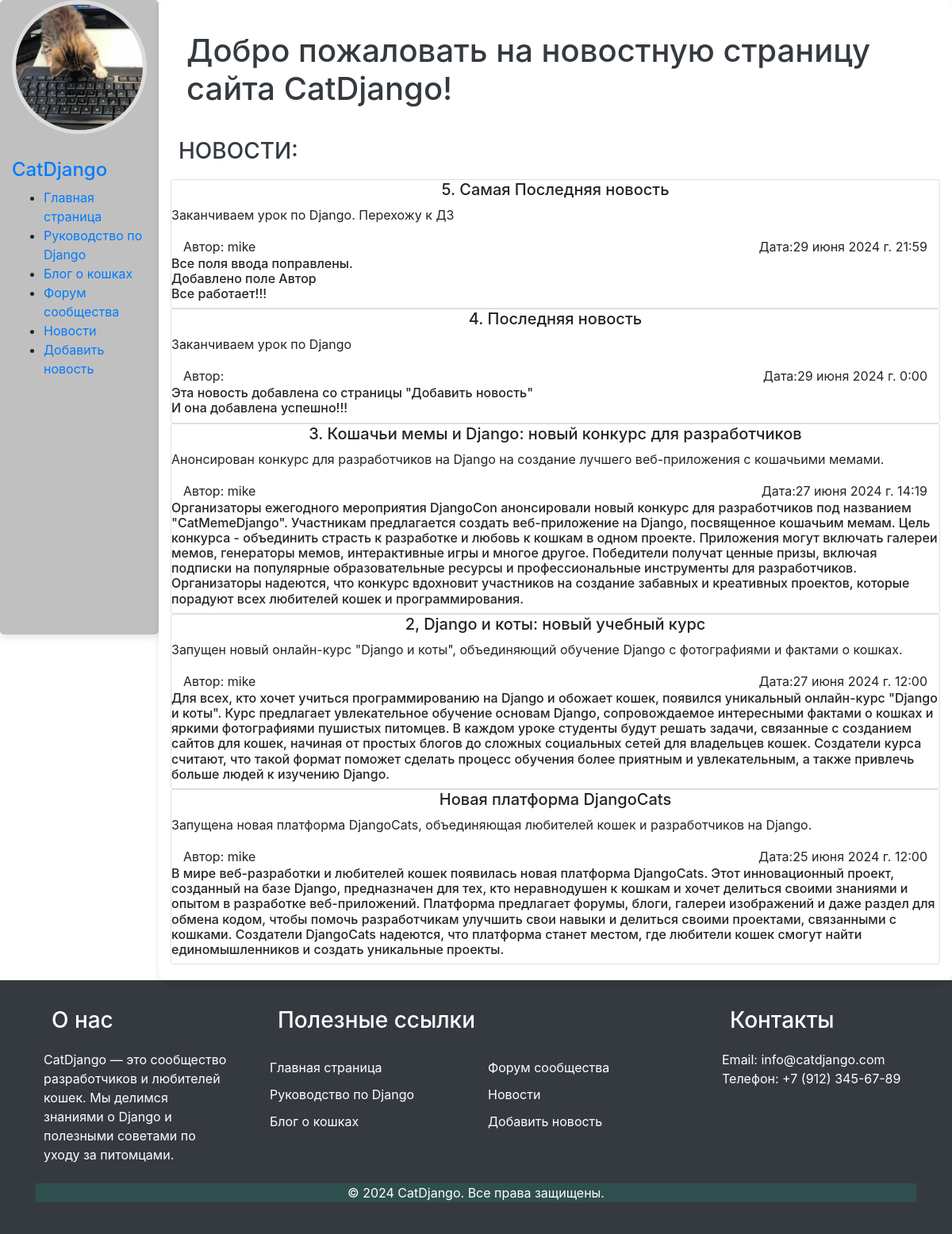
Page /news/ on the committed database.
### news/models.py (models this page shows)
class News_post(models.Model):
    title = models.CharField('Название новости', max_length=60)
    username = models.CharField('Автор', max_length=60)
    short_description = models.CharField('Краткое описание новости', max_length=250)
    text = models.TextField('Новость')
    pub_date = models.DateTimeField('Дата публикации')
    class Meta:
        verbose_name = 'Новость'
        verbose_name_plural = 'Новости'

### news/views.py (the view)
# urls.py: path('', views.index, name='home'),
def home(request):
    all_news = News_post.objects.all()
    news = all_news[::-1]
    context = {
        'caption': 'CatDjango',
        'page': 'Новости',
        'nav_data': {
            'home': 'Главная страница',
            'data': 'Руководство по Django',
            'test': 'Блог о кошках',
            'fourth': 'Форум сообщества',
            'news': 'Новости',
            'add_news': 'Добавить новость'
        },
        'news': news
    }
    return render(request, 'news/news.html', context)

### news/templates/news/news.html (shortened to what this page needs)
{% extends 'main/layout.html' %}
{% block content %}
    <h1>Добро пожаловать на новостную страницу сайта {{caption}}!</h1>
    <h3>НОВОСТИ:</h3>
    {% if news %}
        {% for new in news %}
            <div class="card">
                <h5 class="text-center">{{ new.title }}</h5>
                <p>{{ new.short_description}}</p>
                <div class=" col d-flex justify-content-between"
                    <span class="fw-light">Автор: {{new.username}}</span>
                    <span class="fw-light">Дата:{{new.pub_date}}</span>
                </div>
                <h6>{{ new.text|linebreaksbr}}</h6>
            </div>
        {% endfor %}
    {% else %}
       <h4>Нет новостей</h4>
    {% endif %}
{% endblock %}

### main/templates/main/layout.html (shortened to what this page needs)
{% load static %}
<!doctype html>
<html lang="en">
<head>
    <link rel="stylesheet" href="{% static 'main/css/main.css' %}">
    <link rel="stylesheet" href="https://stackpath.bootstrapcdn.com/bootstrap/4.5.2/css/bootstrap.min.css">
</head>
<body>
    <div class="container-fluid">
        <div class="row">
            <aside class="col-md-3 col-lg-2">
                <img src="{% static 'main/img/Picture1.png' %}" alt="cat" class="img-fluid rounded-circle mb-3">
                <span class="h4">{{caption}}</span>
                {% include 'main/nav.html' %}
            </aside>
            <main class="col-md-9 col-lg-10">
                {% block content %}
                {% endblock %}
            </main>
        </div>
    </div>
    {% include 'main/footer.html' %}
</body>
</html>

### main/templates/main/nav.html
<ul>
    <li><a href="{% url 'home' %}">{{ nav_data.home }}</a></li>
    <li><a href="{% url 'data' %}">{{ nav_data.data }}</a></li>
    <li><a href="{% url 'test' %}">{{ nav_data.test }}</a></li>
    <li><a href="{% url 'fourth' %}">{{ nav_data.fourth }}</a></li>
    <li><a href="{% url 'news_home' %}">{{ nav_data.news }}</a></li>
    <li><a href="{% url 'add_news' %}">{{ nav_data.add_news }}</a></li>
</ul>

### main/templates/main/footer.html
<footer class="bg-dark text-white py-4">
    <div class="container">
        <div class="row">
            <div class="col-md-3">
                <div class="footer-section about">
                    <h3>О нас</h3>
                    <p>{{caption}} — это сообщество разработчиков и любителей кошек. Мы делимся знаниями о Django и
                       полезными советами по уходу за питомцами.</p>
                </div>
            </div>
            <div class="col-md-6">
                <div class="footer-section links">
                    <h3>Полезные ссылки</h3>
                    <div class="row">
                        <div class="col-6">
                            <ul class="list-unstyled">
                                <li><a href="{% url 'home' %}" class="text-white">{{ nav_data.home }}</a></li>
                                <li><a href="{% url 'data' %}" class="text-white">{{ nav_data.data }}</a></li>
                                <li><a href="{% url 'test' %}" class="text-white">{{ nav_data.test }}</a></li>
                            </ul>
                        </div>
                        <div class="col-6">
                            <ul class="list-unstyled">
                                <li><a href="{% url 'fourth' %}" class="text-white">{{ nav_data.fourth }}</a></li>
                                <li><a href="{% url 'news_home' %}" class="text-white">{{ nav_data.news }}</a></li>
                                <li><a href="{% url 'add_news' %}" class="text-white">{{ nav_data.add_news }}</a></li>
                            </ul>
                        </div>
                    </div>
                </div>
            </div>
            <div class="col-md-3">
                <div class="footer-section contact">
                    <h3>Контакты</h3>
                    <p>Email: info@catdjango.com</p>
                    <p>Телефон: +7 (912) 345-67-89</p>
                </div>
            </div>
        </div>
        <div class="footer-bottom text-center mt-4">
            <p>&copy; 2024 {{caption}}. Все права защищены.</p>
        </div>
    </div>
</footer>

### main/static/main/css/main.css (style rules this page uses)
body { font-family: 'Arial', sans-serif; background-color: #DCDCDC; }
h1 { color: #343a40; padding: 20px; }
h3 { color: #343a40; padding: 10px; }
aside { background-color: #C0C0C0; border-radius: 5px; box-shadow: 0 4px 8px rgba(0, 0, 0, 0.1); height: 100vh; }
aside img { border: 5px solid #DCDCDC; }
aside span { display: block; margin-top: 15px; font-weight: bold; color: #007bff; }
main { background-color: #ffffff; border-radius: 10px; box-shadow: 0 4px 8px rgba(0, 0, 0, 0.1); padding: 20px; }
footer { background-color: #696969; color: #fff; padding: 10px 0; }
.footer-section { flex: 1; margin: 0 10px; }
.footer-section h3 { margin-bottom: 10px; color: #FFFFFF; }
.footer-section p, .footer-section ul, .footer-section li { margin: 0; padding: 0; list-style: none; }
.footer-section ul { margin-top: 10px; }
.footer-section ul li { margin-bottom: 10px; }
.footer-section ul li a { color: #fff; text-decoration: none; }
.footer-bottom { background-color: #2F4F4F; text-align: center; margin-top: 10px; }

### rows in the picture
News_post: title "5. Самая Последняя новость", short_description "Заканчиваем урок по Django. Перехожу к ДЗ", username "mike", pub_date "29 июня 2024 г. 21:59", text "Все поля ввода поправлены. Добавлено поле Автор Все работает!!!"
News_post: title "4. Последняя новость", short_description "Заканчиваем урок по Django", pub_date "29 июня 2024 г. 0:00", text "Эта новость добавлена со страницы \"Добавить новость\" И она добавлена успешно!!!"
News_post: title "3. Кошачьи мемы и Django: новый конкурс для разработчиков", short_description "Анонсирован конкурс для разработчиков на Django на создание лучшего веб-приложения с кошачьими мемами.", username "mike", pub_date "27 июня 2024 г. 14:19", text "Организаторы ежегодного мероприятия DjangoCon анонсировали новый конкурс для разработчиков под названием \"CatMemeDjango\". Участникам предлагается создать веб-приложение на Django, посвященное кошачьим мемам. Цель конкурса - объединить страсть к разработке и любовь к кошкам в одном проекте. Приложения могут включать галереи мемов, генераторы мемов, интерактивные игры и многое другое. Победители получат ценные призы, включая подписки на популярные образовательные ресурсы и профессиональные инструменты для разработчиков. Организаторы надеются, что конкурс вдохновит участников на создание забавных и креативных проектов, которые порадуют всех любителей кошек и программирования."
News_post: title "2, Django и коты: новый учебный курс", short_description "Запущен новый онлайн-курс \"Django и коты\", объединяющий обучение Django с фотографиями и фактами о кошках.", username "mike", pub_date "27 июня 2024 г. 12:00", text "Для всех, кто хочет учиться программированию на Django и обожает кошек, появился уникальный онлайн-курс \"Django и коты\". Курс предлагает увлекательное обучение основам Django, сопровождаемое интересными фактами о кошках и яркими фотографиями пушистых питомцев. В каждом уроке студенты будут решать задачи, связанные с созданием сайтов для кошек, начиная от простых блогов до сложных социальных сетей для владельцев кошек. Создатели курса считают, что такой формат поможет сделать процесс обучения более приятным и увлекательным, а также привлечь больше людей к изучению Django."
News_post: title "Новая платформа DjangoCats", short_description "Запущена новая платформа DjangoCats, объединяющая любителей кошек и разработчиков на Django.", username "mike", pub_date "25 июня 2024 г. 12:00", text "В мире веб-разработки и любителей кошек появилась новая платформа DjangoCats. Этот инновационный проект, созданный на базе Django, предназначен для тех, кто неравнодушен к кошкам и хочет делиться своими знаниями и опытом в разработке веб-приложений. Платформа предлагает форумы, блоги, галереи изображений и даже раздел для обмена кодом, чтобы помочь разработчикам улучшить свои навыки и делиться своими проектами, связанными с кошками. Создатели DjangoCats надеются, что платформа станет местом, где любители кошек смогут найти единомышленников и создать уникальные проекты."

### other values in the picture
{{ caption }} "CatDjango"
{{ nav_data.home }} "Главная страница"
{{ nav_data.data }} "Руководство по Django"
{{ nav_data.test }} "Блог о кошках"
{{ nav_data.fourth }} "Форум сообщества"
{{ nav_data.news }} "Новости"
{{ nav_data.add_news }} "Добавить новость"
